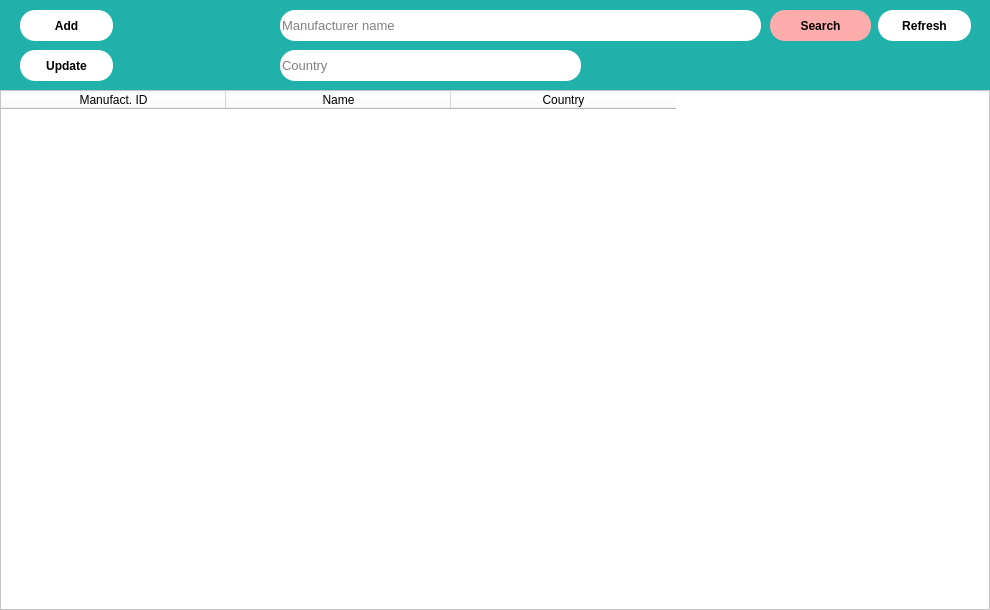
<?xml version="1.0" encoding="UTF-8"?>
<ui version="4.0">
 <class>ManageManufacturersWindow</class>
 <widget class="QDialog" name="ManageManufacturersWindow">
  <property name="geometry">
   <rect>
    <x>0</x>
    <y>0</y>
    <width>990</width>
    <height>610</height>
   </rect>
  </property>
  <property name="minimumSize">
   <size>
    <width>990</width>
    <height>610</height>
   </size>
  </property>
  <property name="maximumSize">
   <size>
    <width>1280</width>
    <height>610</height>
   </size>
  </property>
  <property name="windowTitle">
   <string>Manage Manufacturers</string>
  </property>
  <property name="windowIcon">
   <iconset>
    <normaloff>../media/logo.png</normaloff>../media/logo.png</iconset>
  </property>
  <property name="styleSheet">
   <string notr="true">background-color: rgb(32, 178, 170);</string>
  </property>
  <widget class="QTableWidget" name="tableWidget">
   <property name="geometry">
    <rect>
     <x>0</x>
     <y>90</y>
     <width>990</width>
     <height>520</height>
    </rect>
   </property>
   <property name="sizePolicy">
    <sizepolicy hsizetype="Expanding" vsizetype="Expanding">
     <horstretch>0</horstretch>
     <verstretch>0</verstretch>
    </sizepolicy>
   </property>
   <property name="styleSheet">
    <string notr="true">background-color: rgb(255, 255, 255);</string>
   </property>
   <property name="sizeAdjustPolicy">
    <enum>QAbstractScrollArea::AdjustToContents</enum>
   </property>
   <property name="showDropIndicator" stdset="0">
    <bool>true</bool>
   </property>
   <property name="alternatingRowColors">
    <bool>false</bool>
   </property>
   <property name="gridStyle">
    <enum>Qt::CustomDashLine</enum>
   </property>
   <property name="sortingEnabled">
    <bool>true</bool>
   </property>
   <property name="wordWrap">
    <bool>true</bool>
   </property>
   <property name="rowCount">
    <number>0</number>
   </property>
   <property name="columnCount">
    <number>3</number>
   </property>
   <attribute name="horizontalHeaderCascadingSectionResizes">
    <bool>false</bool>
   </attribute>
   <attribute name="horizontalHeaderMinimumSectionSize">
    <number>40</number>
   </attribute>
   <attribute name="horizontalHeaderDefaultSectionSize">
    <number>225</number>
   </attribute>
   <attribute name="verticalHeaderVisible">
    <bool>false</bool>
   </attribute>
   <attribute name="verticalHeaderMinimumSectionSize">
    <number>30</number>
   </attribute>
   <attribute name="verticalHeaderDefaultSectionSize">
    <number>30</number>
   </attribute>
   <attribute name="verticalHeaderHighlightSections">
    <bool>true</bool>
   </attribute>
   <column>
    <property name="text">
     <string>Manufact. ID</string>
    </property>
    <property name="font">
     <font>
      <weight>50</weight>
      <bold>false</bold>
     </font>
    </property>
    <property name="background">
     <color alpha="0">
      <red>0</red>
      <green>0</green>
      <blue>0</blue>
     </color>
    </property>
   </column>
   <column>
    <property name="text">
     <string>Name</string>
    </property>
   </column>
   <column>
    <property name="text">
     <string>Country</string>
    </property>
   </column>
  </widget>
  <widget class="QPushButton" name="refresh_btn">
   <property name="geometry">
    <rect>
     <x>878</x>
     <y>10</y>
     <width>93</width>
     <height>31</height>
    </rect>
   </property>
   <property name="font">
    <font>
     <weight>75</weight>
     <bold>true</bold>
    </font>
   </property>
   <property name="styleSheet">
    <string notr="true">QPushButton {
	background-color: rgb(255, 255, 255);
	color: rgb(0, 0, 0);
	border-radius: 15px;
}

QPushButton:pressed {
	background-color: rgb(105, 205, 255);
}</string>
   </property>
   <property name="text">
    <string>Refresh</string>
   </property>
  </widget>
  <widget class="QPushButton" name="search_btn">
   <property name="enabled">
    <bool>true</bool>
   </property>
   <property name="geometry">
    <rect>
     <x>770</x>
     <y>10</y>
     <width>101</width>
     <height>31</height>
    </rect>
   </property>
   <property name="font">
    <font>
     <weight>75</weight>
     <bold>true</bold>
    </font>
   </property>
   <property name="styleSheet">
    <string notr="true">QPushButton {
	background-color: rgb(255, 172, 172);
	color: rgb(0, 0, 0);
	border-radius: 15px;
}

QPushButton:pressed {
	background-color: rgb(105, 205, 255);
}</string>
   </property>
   <property name="text">
    <string>Search</string>
   </property>
  </widget>
  <widget class="QLineEdit" name="search_manufacturer_fld">
   <property name="geometry">
    <rect>
     <x>280</x>
     <y>10</y>
     <width>481</width>
     <height>31</height>
    </rect>
   </property>
   <property name="font">
    <font>
     <pointsize>10</pointsize>
    </font>
   </property>
   <property name="styleSheet">
    <string notr="true">background-color: rgb(255, 255, 255);
color: rgb(0, 0, 0);
border-radius: 15px;</string>
   </property>
   <property name="maxLength">
    <number>200</number>
   </property>
   <property name="placeholderText">
    <string>Manufacturer name</string>
   </property>
  </widget>
  <widget class="QPushButton" name="add_manufacturer_btn">
   <property name="geometry">
    <rect>
     <x>20</x>
     <y>10</y>
     <width>93</width>
     <height>31</height>
    </rect>
   </property>
   <property name="font">
    <font>
     <weight>75</weight>
     <bold>true</bold>
    </font>
   </property>
   <property name="styleSheet">
    <string notr="true">QPushButton {
	background-color: rgb(255, 255, 255);
	color: rgb(0, 0, 0);
	border-radius: 15px;
}

QPushButton:pressed {
	background-color: rgb(105, 205, 255);
}</string>
   </property>
   <property name="text">
    <string>Add</string>
   </property>
  </widget>
  <widget class="QLineEdit" name="search_country_fld">
   <property name="geometry">
    <rect>
     <x>280</x>
     <y>50</y>
     <width>301</width>
     <height>31</height>
    </rect>
   </property>
   <property name="font">
    <font>
     <pointsize>10</pointsize>
    </font>
   </property>
   <property name="styleSheet">
    <string notr="true">background-color: rgb(255, 255, 255);
color: rgb(0, 0, 0);
border-radius: 15px;</string>
   </property>
   <property name="maxLength">
    <number>200</number>
   </property>
   <property name="placeholderText">
    <string>Country</string>
   </property>
  </widget>
  <widget class="QPushButton" name="update_manufacturer_btn">
   <property name="geometry">
    <rect>
     <x>20</x>
     <y>50</y>
     <width>93</width>
     <height>31</height>
    </rect>
   </property>
   <property name="font">
    <font>
     <weight>75</weight>
     <bold>true</bold>
    </font>
   </property>
   <property name="styleSheet">
    <string notr="true">QPushButton {
	background-color: rgb(255, 255, 255);
	color: rgb(0, 0, 0);
	border-radius: 15px;
}

QPushButton:pressed {
	background-color: rgb(105, 205, 255);
}</string>
   </property>
   <property name="text">
    <string>Update</string>
   </property>
  </widget>
 </widget>
 <resources/>
 <connections/>
</ui>
